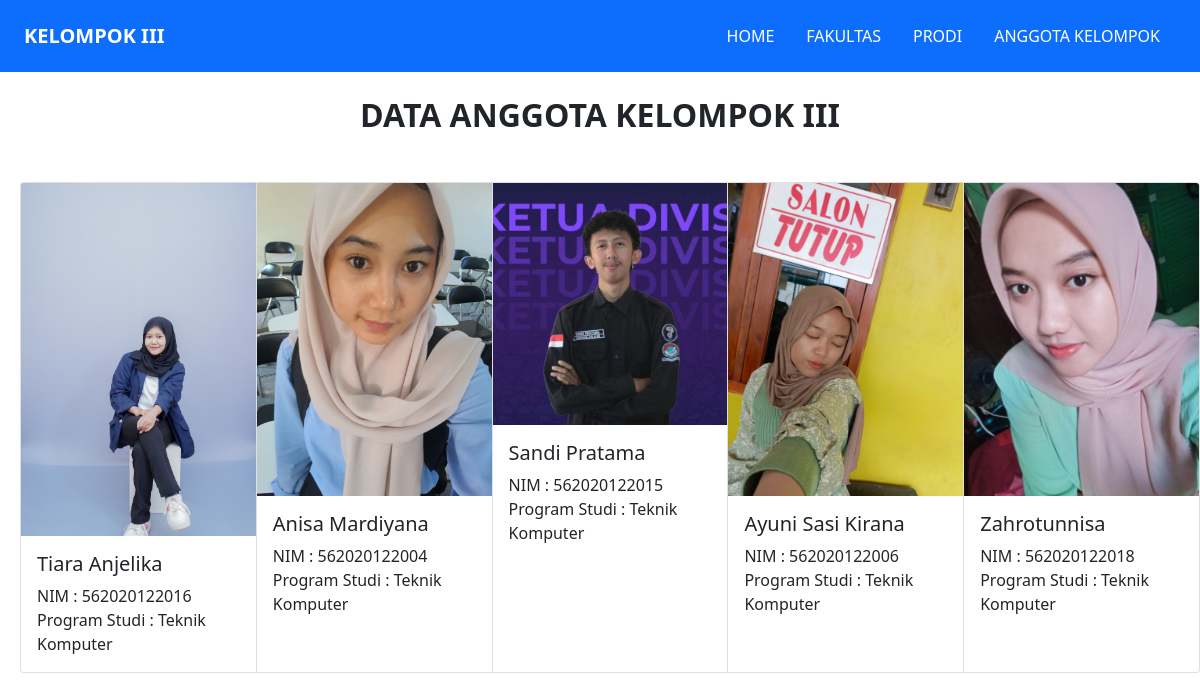
/anggota.php, run on the app's committed database.
### tables this page shows
CREATE TABLE `anggota` (
  `nim` varchar(15) NOT NULL,
  `nama` varchar(100) NOT NULL,
  `prodi` varchar(50) NOT NULL,
  `foto` varchar(100) NOT NULL
);

### anggota.php (the view, shortened to what this page needs)
<?php
include 'koneksi.php';
$sql = "SELECT nim, nama, prodi, foto FROM anggota";
$result = $conn->query($sql);
?>
<!DOCTYPE html>
<html lang="en">
<head>
    <link rel="stylesheet" href="css/bootstrap.css">
    <link rel="stylesheet" href="https://cdn.jsdelivr.net/npm/bootstrap-icons@1.11.3/font/bootstrap-icons.min.css">
    <link href="https://cdn.jsdelivr.net/npm/bootstrap@5.0.2/dist/css/bootstrap.min.css" rel="stylesheet">
</head>
<body>
    <div>
        <nav class="navbar navbar-expand-lg navbar-light bg-primary">
            <div class="container-fluid">
                <a class="navbar-brand fw-bold" style="color: white;">KELOMPOK III</a>
                <div class="collapse navbar-collapse" id="navbarNav">
                    <ul class="navbar-nav ms-auto">
                        <li class="nav-link active">
                            <a class="nav-link" style="color: white;" href="index.php"> HOME</a>
                        </li>
                        <li class="nav-link active">
                            <a class="nav-link" style="color: white;" href="data_fakultas.php">FAKULTAS</a>
                        </li>
                        <li class="nav-link active">
                            <a class="nav-link" style="color: white;" href="data_prodi.php">PRODI</a>
                        </li>
                        <li class="nav-link active">
                            <a class="nav-link" style="color: white;" href="data_anggota.php">ANGGOTA KELOMPOK</a>
                        </li>
                    </ul>
                </div>
            </div>
        </nav>
        <h2 class="text-center fw-bold mt-4"> DATA ANGGOTA KELOMPOK III</h2>
        <div class="card-group my-5">
            <?php
            if ($result->num_rows > 0) {
                while ($row = $result->fetch_assoc()) {
                    echo '<div class="card" style="width: 18rem;">
                <img src="' . $row["foto"] . '" class="card-img-top" alt="Foto Mahasiswa">
                <div class="card-body">
                    <h5 class="card-title">' . $row["nama"] . '</h5>
                    <p class="card-text">
                        NIM : ' . $row["nim"] . '<br>
                        Program Studi : ' . $row["prodi"] . '
                    </p>
                </div>
            </div>';
                }
            } else {
                echo "Tidak ada data.";
            }
            ?>
        </div>
    </div>
</body>
</html>

### anggota.php (style rules this page uses)
.card { margin-left: 20px; }

### data on the page
anggota: foto (picture), nama "Tiara Anjelika", nim "562020122016", prodi "Teknik Komputer"
anggota: foto (picture), nama "Anisa Mardiyana", nim "562020122004", prodi "Teknik Komputer"
anggota: foto (picture), nama "Sandi Pratama", nim "562020122015", prodi "Teknik Komputer"
anggota: foto (picture), nama "Ayuni Sasi Kirana", nim "562020122006", prodi "Teknik Komputer"
anggota: foto (picture), nama "Zahrotunnisa", nim "562020122018", prodi "Teknik Komputer"
